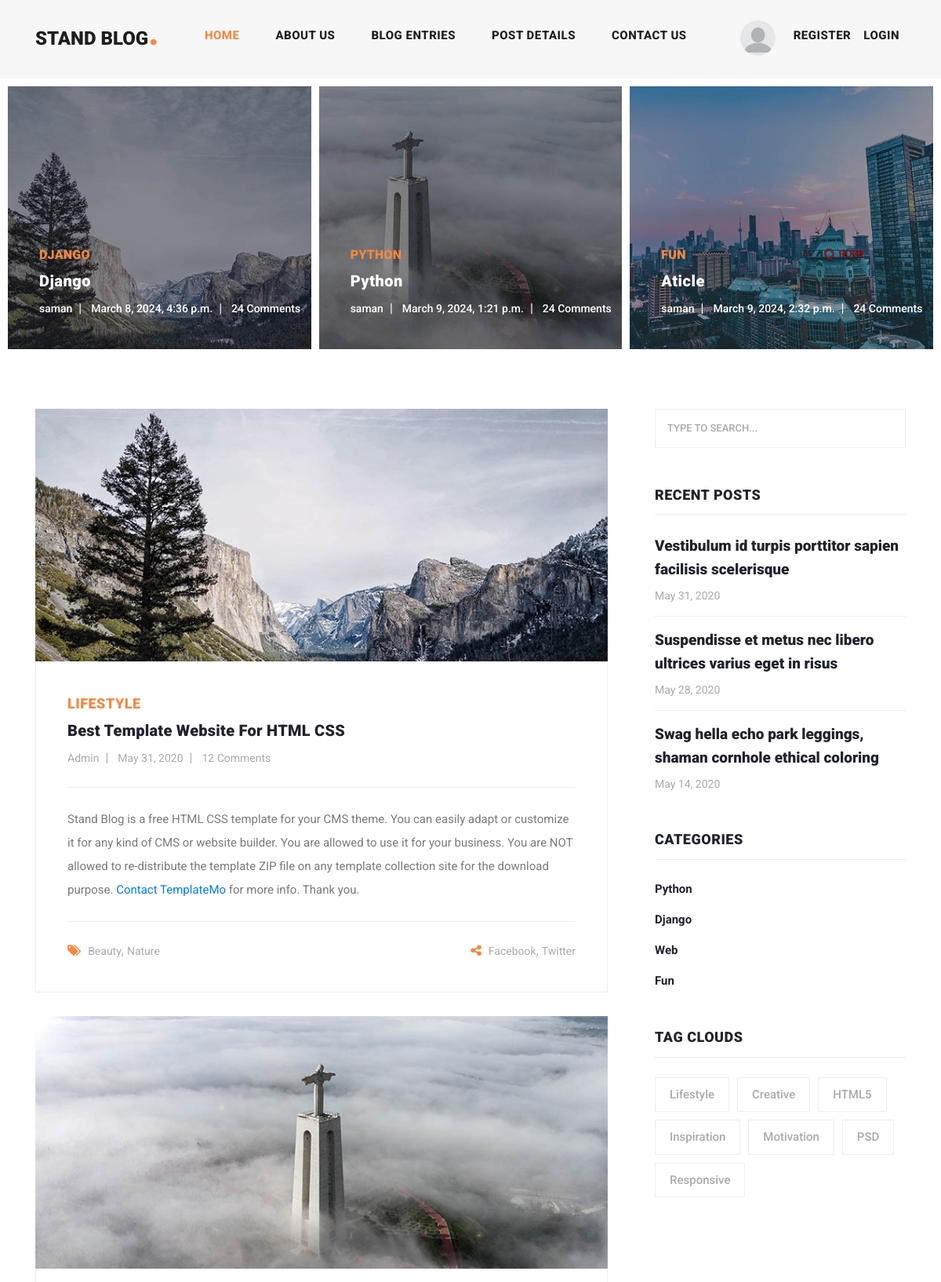
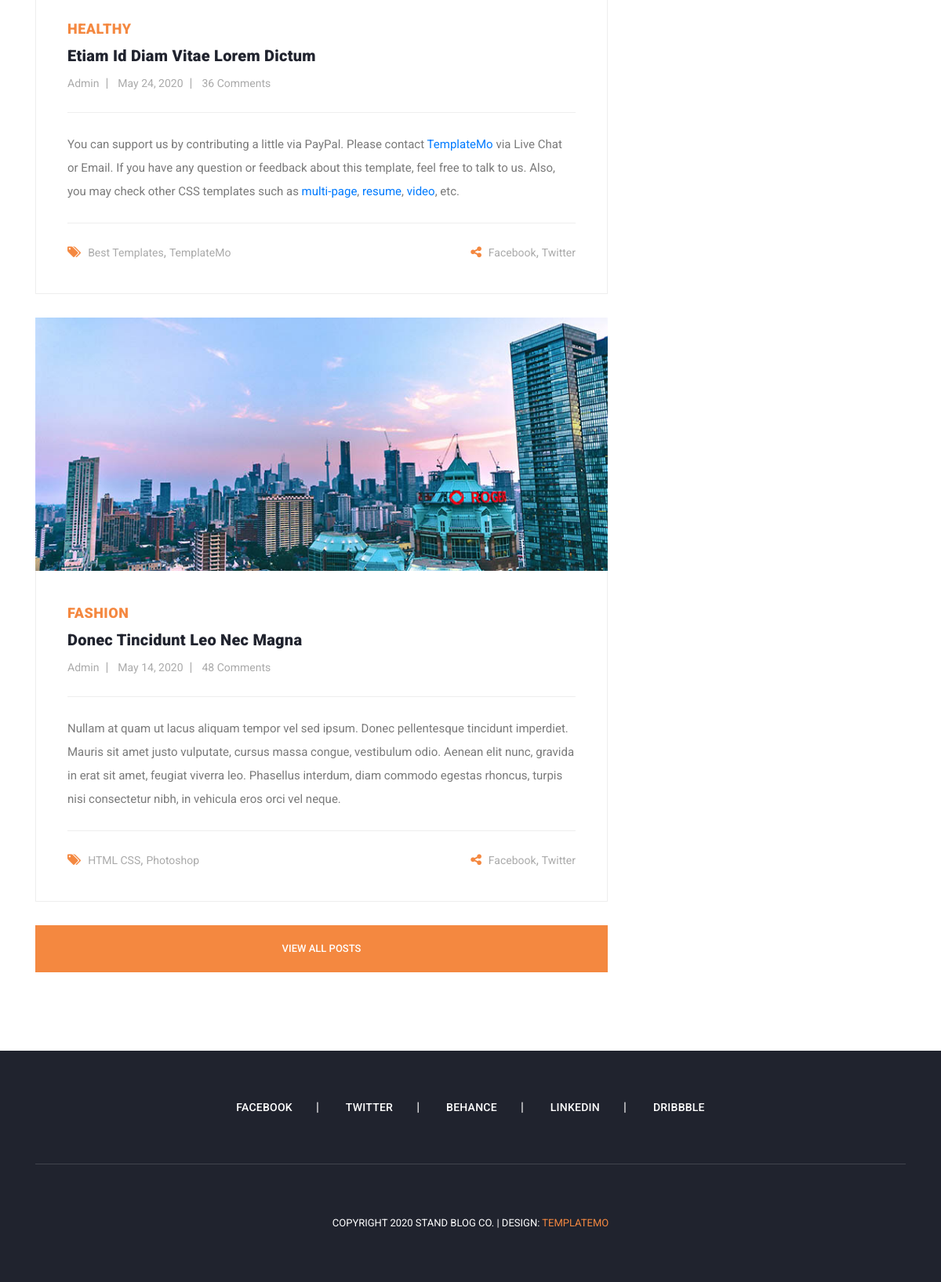
The page / on the database its author committed (2 pictures, top to bottom).
### blog/models.py (models this page shows, shortened)
class Article(models.Model):
    author = models.ForeignKey(User, on_delete=models.CASCADE)
    category = models.ManyToManyField(Category)
    title = models.CharField(max_length=25)
    body = models.TextField()
    image = models.ImageField(upload_to='images/articles')
    created = models.DateTimeField(auto_now_add=True)
    updated = models.DateField(auto_now=True)

class Category(models.Model):
    name = models.CharField(max_length=20)
    def __str__(self) -> str:
        return self.name

### home/views.py (the view)
# urls.py: path('', views.home, name='home'),
def home(request):
    articles = Article.objects.all()
    categories = Category.objects.all()
    return render(request, 'home/home.html', {'articles': articles, 'categories': categories})

### home/templates/home/home.html (shortened to what this page needs)
{% load static %}
<!DOCTYPE html>
<html lang="en">
<head>
  <link href="{% static 'vendor/bootstrap/css/bootstrap.min.css' %}" rel="stylesheet">
  <link rel="stylesheet" href="{% static 'assets/css/fontawesome.css' %}">
  <link rel="stylesheet" href="{% static 'assets/css/templatemo-stand-blog.css' %}">
  <link rel="stylesheet" href="{% static 'assets/css/owl.css' %}">
</head>
<body>
  <header class="">
    <nav class="navbar navbar-expand-lg">
      <div class="container">
        <a class="navbar-brand" href="index.html">
          <h2>Stand Blog<em>.</em></h2>
        </a>
        <div class="collapse navbar-collapse" id="navbarResponsive">
          <ul class="navbar-nav ml-auto">
            <li class="nav-item active">
              <a class="nav-link" href="{% url 'home:home' %}">Home
              </a>
            </li>
            <li class="nav-item">
              <a class="nav-link" href="about.html">About Us</a>
            </li>
            <li class="nav-item">
              <a class="nav-link" href="blog.html">Blog Entries</a>
            </li>
            <li class="nav-item">
              <a class="nav-link" href="post-details.html">Post Details</a>
            </li>
            <li class="nav-item">
              <a class="nav-link" href="contact.html">Contact Us</a>
            </li>
            <li class="nav-item">
              {% if request.user.is_authenticated %}
              {% if user.profile.image %}
              <li class="nav-item">
                <img src="{{ user.profile.image.url }}" alt="" width="45px" height="45px" style="border-radius:45px"">
              </li>
              {% endif %}
              <br>
              <a class="nav-link" href="contact.html">{{ user.profile.age }}</a>
              <a class="nav-link" href="{% url 'account:logout' %}">Logout</a>
              {% else %}
              <li class="nav-item">
                <img src="static/assets/images/images.png" alt="" width="45px" height="45px" style="border-radius:45px"">
              </li>
              <a class="nav-link" href="{% url 'account:register' %}">Register</a>
              <a class="nav-link" href="{% url 'account:login' %}">Login</a>
              {% endif %}
            </li>
          </ul>
        </div>
      </div>
    </nav>
  </header>
  <div class="main-banner header-text">
    <div class="container-fluid">
      <div class="owl-banner owl-carousel">
        {% for article in articles %}
        <div class="item">
          <img src="{{ article.image.url }}" alt="{{ article.title }}">
          <div class="item-content">
            <div class="main-content">
              <div class="meta-category">
                <span>{{ article.category.first }}</span>
              </div>
              <a href="post-details.html">
                <h4>{{ article.title }}</h4>
              </a>
              <ul class="post-info">
                <li><a href="#">{{ article.author }}</a></li>
                <li><a href="#">{{ article.created }}</a></li>
                <li><a href="#">24 Comments</a></li>
              </ul>
            </div>
          </div>
        </div>
        {% endfor %}
      </div>
    </div>
  </div>
  <section class="blog-posts">
    <div class="container">
      <div class="row">
        <div class="col-lg-8">
          <div class="all-blog-posts">
            <div class="row">
              <div class="col-lg-12">
                <div class="blog-post">
                  <div class="blog-thumb">
                    <img src="{% static 'assets/images/blog-post-01.jpg' %}" alt="">
                  </div>
                  <div class="down-content">
                    <span>Lifestyle</span>
                    <a href="post-details.html">
                      <h4>Best Template Website for HTML CSS</h4>
                    </a>
                    <ul class="post-info">
                      <li><a href="#">Admin</a></li>
                      <li><a href="#">May 31, 2020</a></li>
                      <li><a href="#">12 Comments</a></li>
                    </ul>
                    <p>Stand Blog is a free HTML CSS template for your CMS theme. You can easily adapt or customize it
                      for any kind of CMS or website builder. You are allowed to use it for your business. You are NOT
                      allowed to re-distribute the template ZIP file on any template collection site for the download
                      purpose. <a rel="nofollow" href="https://templatemo.com/contact" target="_parent">Contact
                        TemplateMo</a> for more info. Thank you.</p>
                    <div class="post-options">
                      <div class="row">
                        <div class="col-6">
                          <ul class="post-tags">
                            <li><i class="fa fa-tags"></i></li>
                            <li><a href="#">Beauty</a>,</li>
                            <li><a href="#">Nature</a></li>
                          </ul>
                        </div>
                        <div class="col-6">
                          <ul class="post-share">
                            <li><i class="fa fa-share-alt"></i></li>
                            <li><a href="#">Facebook</a>,</li>
                            <li><a href="#"> Twitter</a></li>
                          </ul>
                        </div>
                      </div>
                    </div>
                  </div>
                </div>
              </div>
              <div class="col-lg-12">
                <div class="blog-post">
                  <div class="blog-thumb">
                    <img src="{% static 'assets/images/blog-post-02.jpg' %}" alt="">
                  </div>
                  <div class="down-content">
                    <span>Healthy</span>
                    <a href="post-details.html">
                      <h4>Etiam id diam vitae lorem dictum</h4>
                    </a>
                    <ul class="post-info">
                      <li><a href="#">Admin</a></li>
                      <li><a href="#">May 24, 2020</a></li>
                      <li><a href="#">36 Comments</a></li>
                    </ul>
                    <p>You can support us by contributing a little via PayPal. Please contact <a rel="nofollow"
                        href="https://templatemo.com/contact" target="_parent">TemplateMo</a> via Live Chat or Email. If
                      you have any question or feedback about this template, feel free to talk to us. Also, you may
                      check other CSS templates such as <a rel="nofollow" href="https://templatemo.com/tag/multi-page"
                        target="_parent">multi-page</a>, <a rel="nofollow" href="https://templatemo.com/tag/resume"
                        target="_parent">resume</a>, <a rel="nofollow" href="https://templatemo.com/tag/video"
                        target="_parent">video</a>, etc.</p>
                    <div class="post-options">
                      <div class="row">
                        <div class="col-6">
                          <ul class="post-tags">
                            <li><i class="fa fa-tags"></i></li>
                            <li><a href="#">Best Templates</a>,</li>
                            <li><a href="#">TemplateMo</a></li>
                          </ul>
                        </div>
                        <div class="col-6">
                          <ul class="post-share">
                            <li><i class="fa fa-share-alt"></i></li>
                            <li><a href="#">Facebook</a>,</li>
                            <li><a href="#">Twitter</a></li>
                          </ul>
                        </div>
                      </div>
                    </div>
                  </div>
                </div>
              </div>
              <div class="col-lg-12">
                <div class="blog-post">
                  <div class="blog-thumb">
                    <img src="{% static 'assets/images/blog-post-03.jpg' %}" alt="">
                  </div>
                  <div class="down-content">
                    <span>Fashion</span>
                    <a href="post-details.html">
                      <h4>Donec tincidunt leo nec magna</h4>
                    </a>
                    <ul class="post-info">
                      <li><a href="#">Admin</a></li>
                      <li><a href="#">May 14, 2020</a></li>
                      <li><a href="#">48 Comments</a></li>
                    </ul>
                    <p>Nullam at quam ut lacus aliquam tempor vel sed ipsum. Donec pellentesque tincidunt imperdiet.
                      Mauris sit amet justo vulputate, cursus massa congue, vestibulum odio. Aenean elit nunc, gravida
                      in erat sit amet, feugiat viverra leo. Phasellus interdum, diam commodo egestas rhoncus, turpis
                      nisi consectetur nibh, in vehicula eros orci vel neque.</p>
                    <div class="post-options">
                      <div class="row">
                        <div class="col-6">
                          <ul class="post-tags">
                            <li><i class="fa fa-tags"></i></li>
                            <li><a href="#">HTML CSS</a>,</li>
                            <li><a href="#">Photoshop</a></li>
                          </ul>
                        </div>
                        <div class="col-6">
                          <ul class="post-share">
                            <li><i class="fa fa-share-alt"></i></li>
                            <li><a href="#">Facebook</a>,</li>
                            <li><a href="#">Twitter</a></li>
                          </ul>
                        </div>
                      </div>
                    </div>
                  </div>
                </div>
              </div>
              <div class="col-lg-12">
                <div class="main-button">
                  <a href="blog.html">View All Posts</a>
                </div>
              </div>
            </div>
          </div>
        </div>
        <div class="col-lg-4">
          <div class="sidebar">
            <div class="row">
              <div class="col-lg-12">
                <div class="sidebar-item search">
                  <form id="search_form" name="gs" method="GET" action="#">
                    <input type="text" name="q" class="searchText" placeholder="type to search..." autocomplete="on">
                  </form>
                </div>
              </div>
              <div class="col-lg-12">
                <div class="sidebar-item recent-posts">
                  <div class="sidebar-heading">
                    <h2>Recent Posts</h2>
                  </div>
                  <div class="content">
                    <ul>
                      <li><a href="post-details.html">
                          <h5>Vestibulum id turpis porttitor sapien facilisis scelerisque</h5>
                          <span>May 31, 2020</span>
                        </a></li>
                      <li><a href="post-details.html">
                          <h5>Suspendisse et metus nec libero ultrices varius eget in risus</h5>
                          <span>May 28, 2020</span>
                        </a></li>
                      <li><a href="post-details.html">
                          <h5>Swag hella echo park leggings, shaman cornhole ethical coloring</h5>
                          <span>May 14, 2020</span>
                        </a></li>
                    </ul>
                  </div>
                </div>
              </div>
              <div class="col-lg-12">
                <div class="sidebar-item categories">
                  <div class="sidebar-heading">
                    <h2>Categories</h2>
                  </div>
                  <div class="content">
                    <ul>
                      {% for category in categories %}
                      <li><a href="#">{{ category.name }}</a></li>
                      {% endfor %}
                    </ul>
                  </div>
                </div>
              </div>
              <div class="col-lg-12">
                <div class="sidebar-item tags">
                  <div class="sidebar-heading">
                    <h2>Tag Clouds</h2>
                  </div>
                  <div class="content">
                    <ul>
                      <li><a href="#">Lifestyle</a></li>
                      <li><a href="#">Creative</a></li>
                      <li><a href="#">HTML5</a></li>
                      <li><a href="#">Inspiration</a></li>
                      <li><a href="#">Motivation</a></li>
                      <li><a href="#">PSD</a></li>
                      <li><a href="#">Responsive</a></li>
                    </ul>
                  </div>
                </div>
              </div>
            </div>
          </div>
        </div>
      </div>
    </div>
  </section>
  <footer>
    <div class="container">
      <div class="row">
        <div class="col-lg-12">
          <ul class="social-icons">
            <li><a href="#">Facebook</a></li>
            <li><a href="#">Twitter</a></li>
            <li><a href="#">Behance</a></li>
            <li><a href="#">Linkedin</a></li>
            <li><a href="#">Dribbble</a></li>
          </ul>
        </div>
        <div class="col-lg-12">
          <div class="copyright-text">
            <p>Copyright 2020 Stand Blog Co.
              | Design: <a rel="nofollow" href="https://templatemo.com" target="_parent">TemplateMo</a></p>
          </div>
        </div>
      </div>
    </div>
  </footer>
</body>
</html>

### rows shown on the page
Article: image (picture), category.first "DJANGO", title "Django", author "saman", created "March 8, 2024, 4:36 p.m."
Article: image (picture), category.first "PYTHON", title "Python", author "saman", created "March 9, 2024, 1:21 p.m."
Article: image (picture), category.first "FUN", title "Aticle", author "saman", created "March 9, 2024, 2:32 p.m."
Category: name "Python"
Category: name "Django"
Category: name "Web"
Category: name "Fun"
